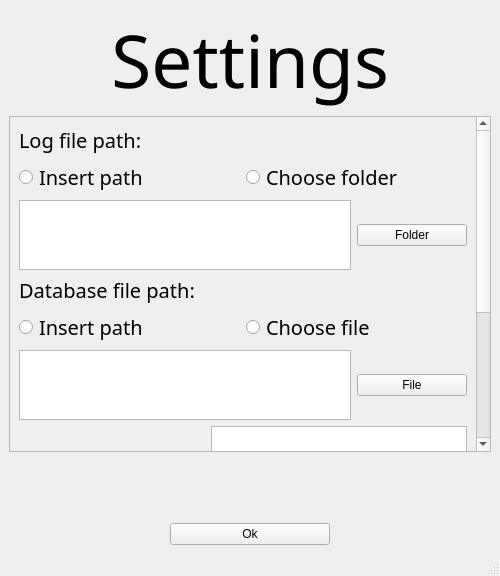
<?xml version="1.0" encoding="UTF-8"?>
<ui version="4.0">
 <class>MainWindow</class>
 <widget class="QMainWindow" name="MainWindow">
  <property name="geometry">
   <rect>
    <x>0</x>
    <y>0</y>
    <width>500</width>
    <height>576</height>
   </rect>
  </property>
  <property name="windowTitle">
   <string>MainWindow</string>
  </property>
  <widget class="QWidget" name="centralwidget">
   <layout class="QGridLayout" name="gridLayout">
    <item row="0" column="0">
     <layout class="QGridLayout" name="main_gridLayout">
      <item row="0" column="0">
       <widget class="QLabel" name="headline_label">
        <property name="sizePolicy">
         <sizepolicy hsizetype="Minimum" vsizetype="Minimum">
          <horstretch>0</horstretch>
          <verstretch>0</verstretch>
         </sizepolicy>
        </property>
        <property name="minimumSize">
         <size>
          <width>400</width>
          <height>80</height>
         </size>
        </property>
        <property name="maximumSize">
         <size>
          <width>16777215</width>
          <height>134</height>
         </size>
        </property>
        <property name="baseSize">
         <size>
          <width>0</width>
          <height>0</height>
         </size>
        </property>
        <property name="font">
         <font>
          <family>Gabriola</family>
          <pointsize>55</pointsize>
          <weight>50</weight>
          <italic>false</italic>
          <bold>false</bold>
         </font>
        </property>
        <property name="mouseTracking">
         <bool>false</bool>
        </property>
        <property name="tabletTracking">
         <bool>false</bool>
        </property>
        <property name="acceptDrops">
         <bool>false</bool>
        </property>
        <property name="toolTip">
         <string/>
        </property>
        <property name="styleSheet">
         <string notr="true">font: 55pt &quot;Gabriola&quot;;</string>
        </property>
        <property name="frameShape">
         <enum>QFrame::NoFrame</enum>
        </property>
        <property name="frameShadow">
         <enum>QFrame::Sunken</enum>
        </property>
        <property name="lineWidth">
         <number>1</number>
        </property>
        <property name="midLineWidth">
         <number>0</number>
        </property>
        <property name="text">
         <string>Settings</string>
        </property>
        <property name="scaledContents">
         <bool>false</bool>
        </property>
        <property name="alignment">
         <set>Qt::AlignCenter</set>
        </property>
        <property name="wordWrap">
         <bool>true</bool>
        </property>
        <property name="margin">
         <number>0</number>
        </property>
        <property name="indent">
         <number>-1</number>
        </property>
        <property name="openExternalLinks">
         <bool>false</bool>
        </property>
       </widget>
      </item>
     </layout>
    </item>
    <item row="1" column="0">
     <widget class="QScrollArea" name="scrollArea">
      <property name="widgetResizable">
       <bool>true</bool>
      </property>
      <widget class="QWidget" name="scrollAreaWidgetContents">
       <property name="geometry">
        <rect>
         <x>0</x>
         <y>0</y>
         <width>463</width>
         <height>686</height>
        </rect>
       </property>
       <layout class="QVBoxLayout" name="verticalLayout">
        <item>
         <widget class="QLabel" name="log_file_path_label">
          <property name="font">
           <font>
            <family>Gabriola</family>
            <pointsize>15</pointsize>
            <weight>50</weight>
            <italic>false</italic>
            <bold>false</bold>
           </font>
          </property>
          <property name="styleSheet">
           <string notr="true">font: 15pt &quot;Gabriola&quot;;</string>
          </property>
          <property name="text">
           <string>Log file path:</string>
          </property>
         </widget>
        </item>
        <item>
         <layout class="QHBoxLayout" name="log_file_path_horizontalLayout" stretch="1,1">
          <item>
           <widget class="QRadioButton" name="insert_log_file_path_radioButton">
            <property name="font">
             <font>
              <family>Gabriola</family>
              <pointsize>15</pointsize>
             </font>
            </property>
            <property name="text">
             <string>Insert path</string>
            </property>
           </widget>
          </item>
          <item>
           <widget class="QRadioButton" name="choose_log_file_path_radioButton">
            <property name="font">
             <font>
              <family>Gabriola</family>
              <pointsize>15</pointsize>
             </font>
            </property>
            <property name="text">
             <string>Choose folder</string>
            </property>
           </widget>
          </item>
         </layout>
        </item>
        <item>
         <layout class="QHBoxLayout" name="log_file_horizontalLayout" stretch="3,1">
          <item>
           <widget class="QTextEdit" name="log_file_path_textEdit">
            <property name="sizePolicy">
             <sizepolicy hsizetype="Minimum" vsizetype="Expanding">
              <horstretch>0</horstretch>
              <verstretch>0</verstretch>
             </sizepolicy>
            </property>
            <property name="font">
             <font>
              <family>David</family>
              <pointsize>15</pointsize>
              <kerning>false</kerning>
             </font>
            </property>
           </widget>
          </item>
          <item>
           <widget class="QPushButton" name="choose_log_file_folder_pushButton">
            <property name="text">
             <string>Folder</string>
            </property>
           </widget>
          </item>
         </layout>
        </item>
        <item>
         <widget class="QLabel" name="db_file_path_label">
          <property name="font">
           <font>
            <family>Gabriola</family>
            <pointsize>15</pointsize>
            <weight>50</weight>
            <italic>false</italic>
            <bold>false</bold>
            <underline>false</underline>
            <kerning>false</kerning>
           </font>
          </property>
          <property name="styleSheet">
           <string notr="true">font: 15pt &quot;Gabriola&quot;;</string>
          </property>
          <property name="text">
           <string>Database file path:</string>
          </property>
         </widget>
        </item>
        <item>
         <layout class="QHBoxLayout" name="db_file_path_horizontalLayout" stretch="1,1">
          <item>
           <widget class="QRadioButton" name="insert_db_file_pathradioButton">
            <property name="font">
             <font>
              <family>Gabriola</family>
              <pointsize>15</pointsize>
             </font>
            </property>
            <property name="text">
             <string>Insert path</string>
            </property>
           </widget>
          </item>
          <item>
           <widget class="QRadioButton" name="choose_db_file_radioButton">
            <property name="font">
             <font>
              <family>Gabriola</family>
              <pointsize>15</pointsize>
             </font>
            </property>
            <property name="text">
             <string>Choose file</string>
            </property>
           </widget>
          </item>
         </layout>
        </item>
        <item>
         <layout class="QHBoxLayout" name="db_file_horizontalLayout" stretch="3,1">
          <item>
           <widget class="QTextEdit" name="db_path_textEdit">
            <property name="sizePolicy">
             <sizepolicy hsizetype="Minimum" vsizetype="Expanding">
              <horstretch>0</horstretch>
              <verstretch>0</verstretch>
             </sizepolicy>
            </property>
            <property name="font">
             <font>
              <family>David</family>
              <pointsize>15</pointsize>
             </font>
            </property>
           </widget>
          </item>
          <item>
           <widget class="QPushButton" name="choose_db_file_folder_pushButton">
            <property name="text">
             <string>File</string>
            </property>
           </widget>
          </item>
         </layout>
        </item>
        <item>
         <layout class="QHBoxLayout" name="db_section_horizontalLayout" stretch="1,1">
          <item>
           <widget class="QLabel" name="db_section_label">
            <property name="styleSheet">
             <string notr="true">font: 15pt &quot;Gabriola&quot;;</string>
            </property>
            <property name="text">
             <string>Database section: </string>
            </property>
           </widget>
          </item>
          <item>
           <widget class="QTextEdit" name="db_section_textEdit">
            <property name="sizePolicy">
             <sizepolicy hsizetype="Minimum" vsizetype="Maximum">
              <horstretch>0</horstretch>
              <verstretch>0</verstretch>
             </sizepolicy>
            </property>
            <property name="styleSheet">
             <string notr="true">font: 12pt &quot;David&quot;;</string>
            </property>
           </widget>
          </item>
         </layout>
        </item>
        <item>
         <layout class="QHBoxLayout" name="max_identical_consecutive_trials_horizontalLayout" stretch="1,1">
          <item>
           <widget class="QLabel" name="max_identical_consecutive_trials_label">
            <property name="styleSheet">
             <string notr="true">font: 15pt &quot;Gabriola&quot;;</string>
            </property>
            <property name="text">
             <string>Max identical consecutive trials:</string>
            </property>
           </widget>
          </item>
          <item>
           <widget class="QSpinBox" name="max_identical_consecutive_trials_spinBox"/>
          </item>
         </layout>
        </item>
        <item>
         <layout class="QHBoxLayout" name="max_trial_duration_horizontalLayout" stretch="1,1">
          <item>
           <widget class="QLabel" name="max_time_duration_label">
            <property name="styleSheet">
             <string notr="true">font: 15pt &quot;Gabriola&quot;;</string>
            </property>
            <property name="text">
             <string>Max trial duration:</string>
            </property>
           </widget>
          </item>
          <item>
           <widget class="QSpinBox" name="max_time_duration_spinBox"/>
          </item>
         </layout>
        </item>
        <item>
         <widget class="QLabel" name="events_label">
          <property name="styleSheet">
           <string notr="true">font: 15pt &quot;Gabriola&quot;;</string>
          </property>
          <property name="text">
           <string>Events to port:</string>
          </property>
         </widget>
        </item>
        <item>
         <widget class="QTableWidget" name="event_port_tableWidget">
          <property name="styleSheet">
           <string notr="true">font: 12pt &quot;David&quot;;</string>
          </property>
         </widget>
        </item>
        <item>
         <widget class="QLabel" name="success_rate_label">
          <property name="styleSheet">
           <string notr="true">font: 15pt &quot;Gabriola&quot;;</string>
          </property>
          <property name="text">
           <string>Success definition:</string>
          </property>
         </widget>
        </item>
       </layout>
      </widget>
     </widget>
    </item>
    <item row="2" column="0">
     <spacer name="verticalSpacer">
      <property name="orientation">
       <enum>Qt::Vertical</enum>
      </property>
      <property name="sizeHint" stdset="0">
       <size>
        <width>20</width>
        <height>20</height>
       </size>
      </property>
     </spacer>
    </item>
    <item row="3" column="0">
     <layout class="QHBoxLayout" name="accept_horizontalLayout" stretch="1,1,1">
      <item>
       <spacer name="left_horizontalSpacer">
        <property name="orientation">
         <enum>Qt::Horizontal</enum>
        </property>
        <property name="sizeHint" stdset="0">
         <size>
          <width>40</width>
          <height>20</height>
         </size>
        </property>
       </spacer>
      </item>
      <item>
       <widget class="QPushButton" name="pushButton">
        <property name="text">
         <string>Ok</string>
        </property>
       </widget>
      </item>
      <item>
       <spacer name="right_horizontalSpacer">
        <property name="orientation">
         <enum>Qt::Horizontal</enum>
        </property>
        <property name="sizeHint" stdset="0">
         <size>
          <width>40</width>
          <height>20</height>
         </size>
        </property>
       </spacer>
      </item>
     </layout>
    </item>
   </layout>
  </widget>
  <widget class="QStatusBar" name="statusbar"/>
 </widget>
 <resources/>
 <connections/>
</ui>
